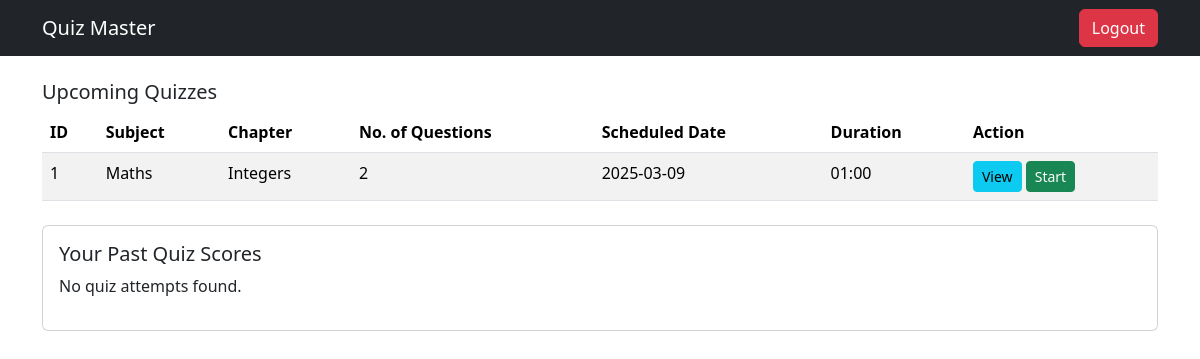
/user_dashboard (signed in), run on an earlier commit of the app's database.
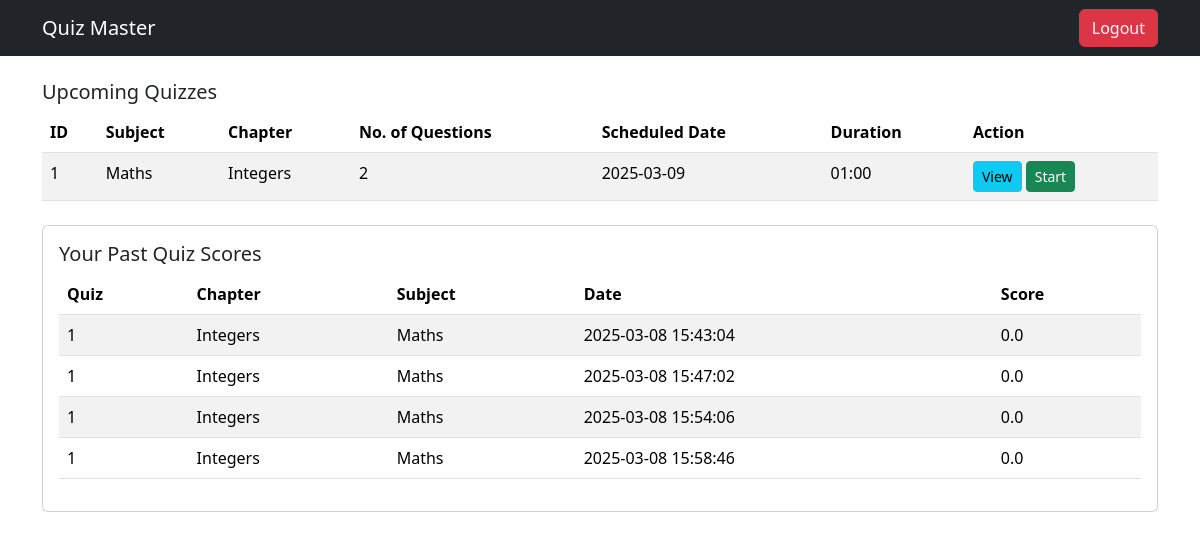
And on a later commit of the database.
### app.py (models this page shows)
class Quiz(db.Model):
    __tablename__ = 'quiz'
    QuizID = db.Column(db.Integer, primary_key=True, autoincrement=True)
    Date_of_quiz = db.Column(db.Date, nullable=False)
    Time_duration = db.Column(db.String(5), nullable=False)  # Stores "HH:MM"
    Remarks = db.Column(db.String(500))
    ChapterID = db.Column(db.Integer, db.ForeignKey('chapter.ChapterID'), nullable=False)
    QuestionsR = db.relationship('Questions', backref='quiz', lazy=True)

class Subject(db.Model):
    __tablename__ = 'subject'
    SubjectID = db.Column(db.Integer, primary_key=True, autoincrement=True)
    Subjectname = db.Column(db.String(500), nullable=False)
    Description = db.Column(db.String(500), nullable=False)

class Chapter(db.Model):
    __tablename__ = 'chapter'
    ChapterID = db.Column(db.Integer, primary_key=True, autoincrement=True)
    Chaptername = db.Column(db.String(500), nullable=False)
    Description = db.Column(db.String(500), nullable=False)
    QuizR = db.relationship('Quiz', backref='chapter', lazy=True)
    SubjectID = db.Column(db.Integer, db.ForeignKey('subject.SubjectID'), nullable=False)
    subject = db.relationship('Subject', backref='chapters')

class Score(db.Model):
    __tablename__ = 'score'
    ScoreID = db.Column(db.Integer, primary_key=True, autoincrement=True)
    QuizID = db.Column(db.Integer, db.ForeignKey('quiz.QuizID'), nullable=False)
    UserID = db.Column(db.Integer, db.ForeignKey('user.UserID'), nullable=False)
    TimeStamp = db.Column(db.DateTime, default=db.func.current_timestamp())  # Auto-fills time of attempt
    TotalScore = db.Column(db.Float, nullable=False)
    user = db.relationship('User', backref='scores')
    quiz = db.relationship('Quiz', backref='scores')

### app.py (the view)
@app.route('/user_dashboard')
def user_dashboard():
    if 'user_id' not in session or session['role'] != 'user':
        flash("Unauthorized Access!", "danger")
        return redirect(url_for("home"))
    user = User.query.get(session['user_id'])
    subjects = Subject.query.all()
    upcoming_quizzes = []
    for subject in subjects:
        chapters = Chapter.query.filter_by(SubjectID=subject.SubjectID).all()
        for chapter in chapters:
            quizzes = Quiz.query.filter_by(ChapterID=chapter.ChapterID).all()
            for quiz in quizzes:
                upcoming_quizzes.append({
                    'quiz': quiz,
                    'chapter': chapter,
                    'subject': subject
                })
    scores = Score.query.filter_by(UserID=user.UserID).all()
    return render_template(
        "user_dashboard.html",
        user=user,
        upcoming_quizzes=upcoming_quizzes,
        scores=scores
    )

### templates/user_dashboard.html (shortened to what this page needs)
<!DOCTYPE html>
<html lang="en">
<head>
    <link href="https://cdn.jsdelivr.net/npm/bootstrap@5.3.2/dist/css/bootstrap.min.css" rel="stylesheet">
</head>
<body>
    <nav class="navbar navbar-expand-lg navbar-dark bg-dark">
        <div class="container">
            <a class="navbar-brand" href="#">Quiz Master</a>
            <div class="collapse navbar-collapse justify-content-end" id="navbarNav">
                <a href="{{ url_for('logout') }}" class="btn btn-danger">Logout</a>
            </div>
        </div>
    </nav>
<div class="container mt-4">
    <h5>Upcoming Quizzes</h5>
    {% if upcoming_quizzes %}
    <table class="table table-striped">
        <thead>
            <tr>
                <th>ID</th>
                <th>Subject</th>
                <th>Chapter</th>
                <th>No. of Questions</th>
                <th>Scheduled Date</th>
                <th>Duration</th>
                <th>Action</th>
            </tr>
        </thead>
        <tbody>
            {% for data in upcoming_quizzes %}
            <tr>
                <td>{{ data.quiz.QuizID }}</td>
                <td>{{ data.subject.Subjectname }}</td>
                <td>{{ data.chapter.Chaptername }}</td>
                <td>{{ data.quiz.QuestionsR|length }}</td>
                <td>{{ data.quiz.Date_of_quiz }}</td>
                <td>{{ data.quiz.Time_duration }}</td>
                <td>
                    <button class="btn btn-info btn-sm" data-bs-toggle="modal" data-bs-target="#viewQuiz{{ data.quiz.QuizID }}">View</button>
                    <a href="{{ url_for('start_quiz', quiz_id=data.quiz.QuizID) }}" class="btn btn-success btn-sm">Start</a>
                </td>
            </tr>
            {% endfor %}
        </tbody>
    </table>
    {% else %}
    <p>No upcoming quizzes available.</p>
    {% endif %}
</div>
<div class="container mt-4">
    <div class="card">
        <div class="card-body">
            <h5 class="card-title">Your Past Quiz Scores</h5>
            {% if scores %}
            <table class="table table-striped">
                <thead>
                    <tr>
                        <th>Quiz</th>
                        <th>Chapter</th>
                        <th>Subject</th>
                        <th>Date</th>
                        <th>Score</th>
                    </tr>
                </thead>
                <tbody>
                    {% for score in scores %}
                    <tr>
                        <td>{{ score.quiz.QuizID }}</td>
                        <td>{{ score.quiz.chapter.Chaptername }}</td>
                        <td>{{ score.quiz.chapter.subject.Subjectname }}</td>
                        <td>{{ score.TimeStamp }}</td>
                        <td>{{ score.TotalScore }}</td>
                    </tr>
                    {% endfor %}
                </tbody>
            </table>
            {% else %}
            <p>No quiz attempts found.</p>
            {% endif %}
        </div>
    </div>
</div>
</body>
</html>

What changed in the data, as far as the page shows it:
added Score: quiz.QuizID "1", quiz.chapter.Chaptername "Integers", quiz.chapter.subject.Subjectname "Maths", TimeStamp "2025-03-08 15:43:04", TotalScore "0.0"
added Score: quiz.QuizID "1", quiz.chapter.Chaptername "Integers", quiz.chapter.subject.Subjectname "Maths", TimeStamp "2025-03-08 15:47:02", TotalScore "0.0"
added Score: quiz.QuizID "1", quiz.chapter.Chaptername "Integers", quiz.chapter.subject.Subjectname "Maths", TimeStamp "2025-03-08 15:54:06", TotalScore "0.0"
added Score: quiz.QuizID "1", quiz.chapter.Chaptername "Integers", quiz.chapter.subject.Subjectname "Maths", TimeStamp "2025-03-08 15:58:46", TotalScore "0.0"
Also different on the page:
text no longer shown: "No quiz attempts found."
text now shown: "Quiz Chapter Subject Date Score"
